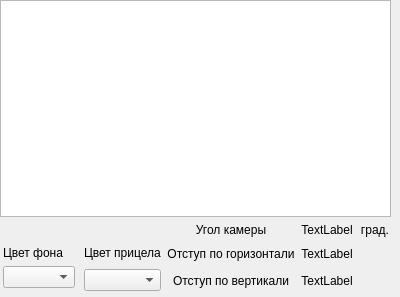
<?xml version="1.0" encoding="UTF-8"?>
<ui version="4.0">
 <class>Client</class>
 <widget class="QWidget" name="Client">
  <property name="geometry">
   <rect>
    <x>0</x>
    <y>0</y>
    <width>400</width>
    <height>297</height>
   </rect>
  </property>
  <property name="windowTitle">
   <string>Клиент</string>
  </property>
  <widget class="QWidget" name="verticalLayoutWidget">
   <property name="geometry">
    <rect>
     <x>0</x>
     <y>0</y>
     <width>391</width>
     <height>291</height>
    </rect>
   </property>
   <layout class="QVBoxLayout" name="verticalLayout">
    <item>
     <layout class="QHBoxLayout" name="horizontalLayout">
      <item>
       <layout class="QGridLayout" name="gridLayout">
        <item row="2" column="2">
         <widget class="QLabel" name="LblOtH">
          <property name="text">
           <string>Отступ по горизонтали</string>
          </property>
          <property name="alignment">
           <set>Qt::AlignCenter</set>
          </property>
         </widget>
        </item>
        <item row="2" column="3">
         <widget class="QLabel" name="OtHLbl">
          <property name="text">
           <string>TextLabel</string>
          </property>
          <property name="alignment">
           <set>Qt::AlignCenter</set>
          </property>
         </widget>
        </item>
        <item row="3" column="2">
         <widget class="QLabel" name="LblOtV">
          <property name="text">
           <string>Отступ по вертикали</string>
          </property>
          <property name="alignment">
           <set>Qt::AlignCenter</set>
          </property>
         </widget>
        </item>
        <item row="0" column="0" colspan="5">
         <widget class="QGraphicsView" name="graphicsView"/>
        </item>
        <item row="1" column="2">
         <widget class="QLabel" name="LblAngle">
          <property name="text">
           <string>Угол камеры</string>
          </property>
          <property name="alignment">
           <set>Qt::AlignCenter</set>
          </property>
         </widget>
        </item>
        <item row="2" column="0" rowspan="2">
         <layout class="QVBoxLayout" name="verticalLayout_2">
          <property name="leftMargin">
           <number>3</number>
          </property>
          <property name="topMargin">
           <number>3</number>
          </property>
          <property name="rightMargin">
           <number>3</number>
          </property>
          <property name="bottomMargin">
           <number>3</number>
          </property>
          <item>
           <widget class="QLabel" name="label">
            <property name="text">
             <string>Цвет фона</string>
            </property>
           </widget>
          </item>
          <item>
           <widget class="QComboBox" name="comboBoxColorF">
            <property name="currentIndex">
             <number>-1</number>
            </property>
           </widget>
          </item>
         </layout>
        </item>
        <item row="1" column="4">
         <widget class="QLabel" name="label_3">
          <property name="text">
           <string>град.</string>
          </property>
          <property name="alignment">
           <set>Qt::AlignCenter</set>
          </property>
         </widget>
        </item>
        <item row="3" column="3">
         <widget class="QLabel" name="OtVLbl">
          <property name="text">
           <string>TextLabel</string>
          </property>
          <property name="alignment">
           <set>Qt::AlignCenter</set>
          </property>
         </widget>
        </item>
        <item row="1" column="3">
         <widget class="QLabel" name="AngleLbl">
          <property name="text">
           <string>TextLabel</string>
          </property>
          <property name="alignment">
           <set>Qt::AlignCenter</set>
          </property>
         </widget>
        </item>
        <item row="2" column="1" rowspan="2">
         <layout class="QVBoxLayout" name="verticalLayout_3">
          <item>
           <widget class="QLabel" name="label_2">
            <property name="text">
             <string>Цвет прицела</string>
            </property>
           </widget>
          </item>
          <item>
           <widget class="QComboBox" name="comboBoxAim"/>
          </item>
         </layout>
        </item>
       </layout>
      </item>
     </layout>
    </item>
   </layout>
  </widget>
 </widget>
 <resources/>
 <connections/>
</ui>
